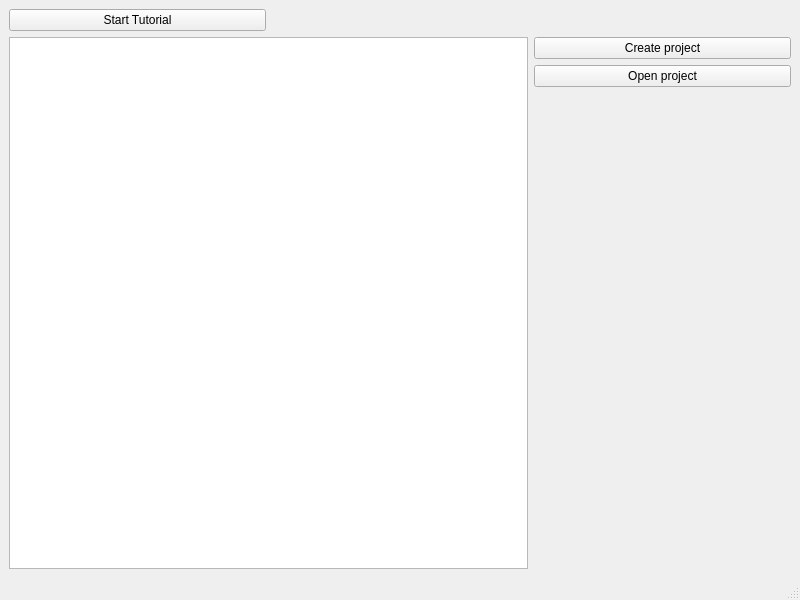
<?xml version="1.0" encoding="UTF-8"?>
<ui version="4.0">
 <class>MainWindow</class>
 <widget class="QMainWindow" name="MainWindow">
  <property name="geometry">
   <rect>
    <x>0</x>
    <y>0</y>
    <width>800</width>
    <height>600</height>
   </rect>
  </property>
  <property name="windowTitle">
   <string>MainWindow</string>
  </property>
  <widget class="QWidget" name="centralwidget">
   <layout class="QGridLayout" name="gridLayout">
    <item row="0" column="0">
     <widget class="QPushButton" name="startTutorialButton">
      <property name="text">
       <string>Start Tutorial</string>
      </property>
     </widget>
    </item>
    <item row="2" column="2">
     <widget class="QPushButton" name="createProjectButton">
      <property name="text">
       <string>Create project</string>
      </property>
     </widget>
    </item>
    <item row="0" column="1" colspan="2">
     <spacer name="horizontalSpacer">
      <property name="orientation">
       <enum>Qt::Horizontal</enum>
      </property>
      <property name="sizeHint" stdset="0">
       <size>
        <width>40</width>
        <height>20</height>
       </size>
      </property>
     </spacer>
    </item>
    <item row="3" column="2">
     <widget class="QPushButton" name="openProjectButton">
      <property name="text">
       <string>Open project</string>
      </property>
     </widget>
    </item>
    <item row="2" column="0" rowspan="3" colspan="2">
     <widget class="QTreeView" name="projectStructureTreeView"/>
    </item>
    <item row="4" column="2">
     <widget class="QWidget" name="infoWidget" native="true"/>
    </item>
   </layout>
  </widget>
  <widget class="QMenuBar" name="menubar">
   <property name="geometry">
    <rect>
     <x>0</x>
     <y>0</y>
     <width>800</width>
     <height>22</height>
    </rect>
   </property>
  </widget>
  <widget class="QStatusBar" name="statusbar"/>
 </widget>
 <resources/>
 <connections/>
</ui>
